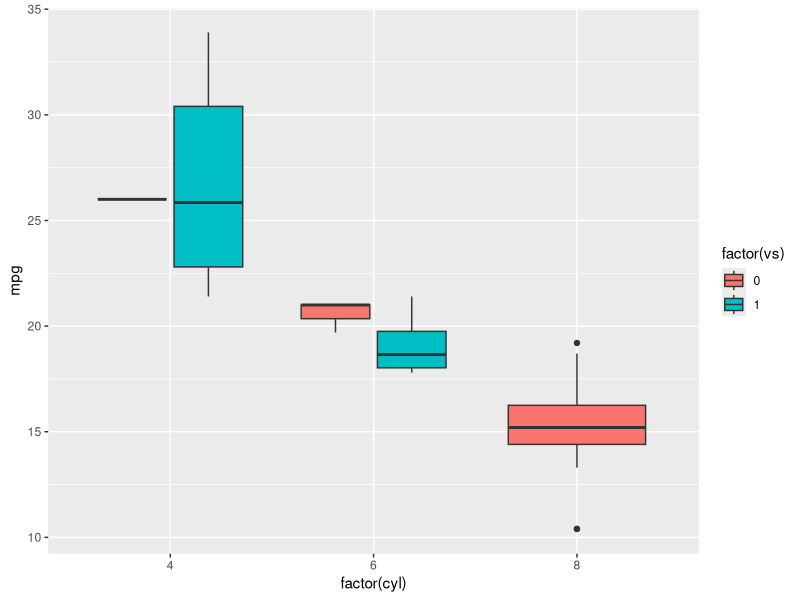
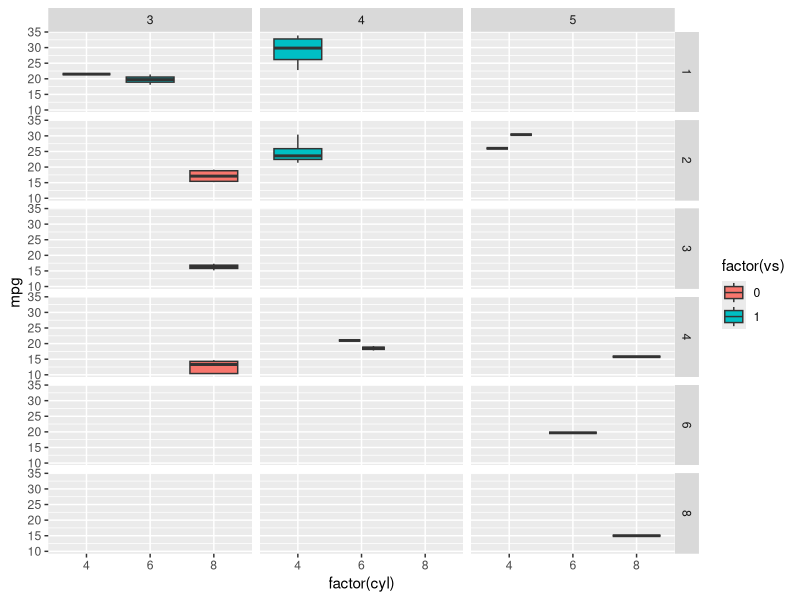

Recreate these plots in R, in order.
## ---- chunk 1
knitr::opts_chunk$set(echo = TRUE)
## ---- chunk 2
library(ggplot2)
p <- ggplot(mtcars, aes(factor(cyl), mpg))
p + geom_boxplot(aes(fill = factor(vs)))
## ---- chunk 3
p <- ggplot(mtcars, aes(factor(cyl), mpg))
p + geom_boxplot(aes(fill = factor(vs))) + facet_grid(carb ~ gear)
